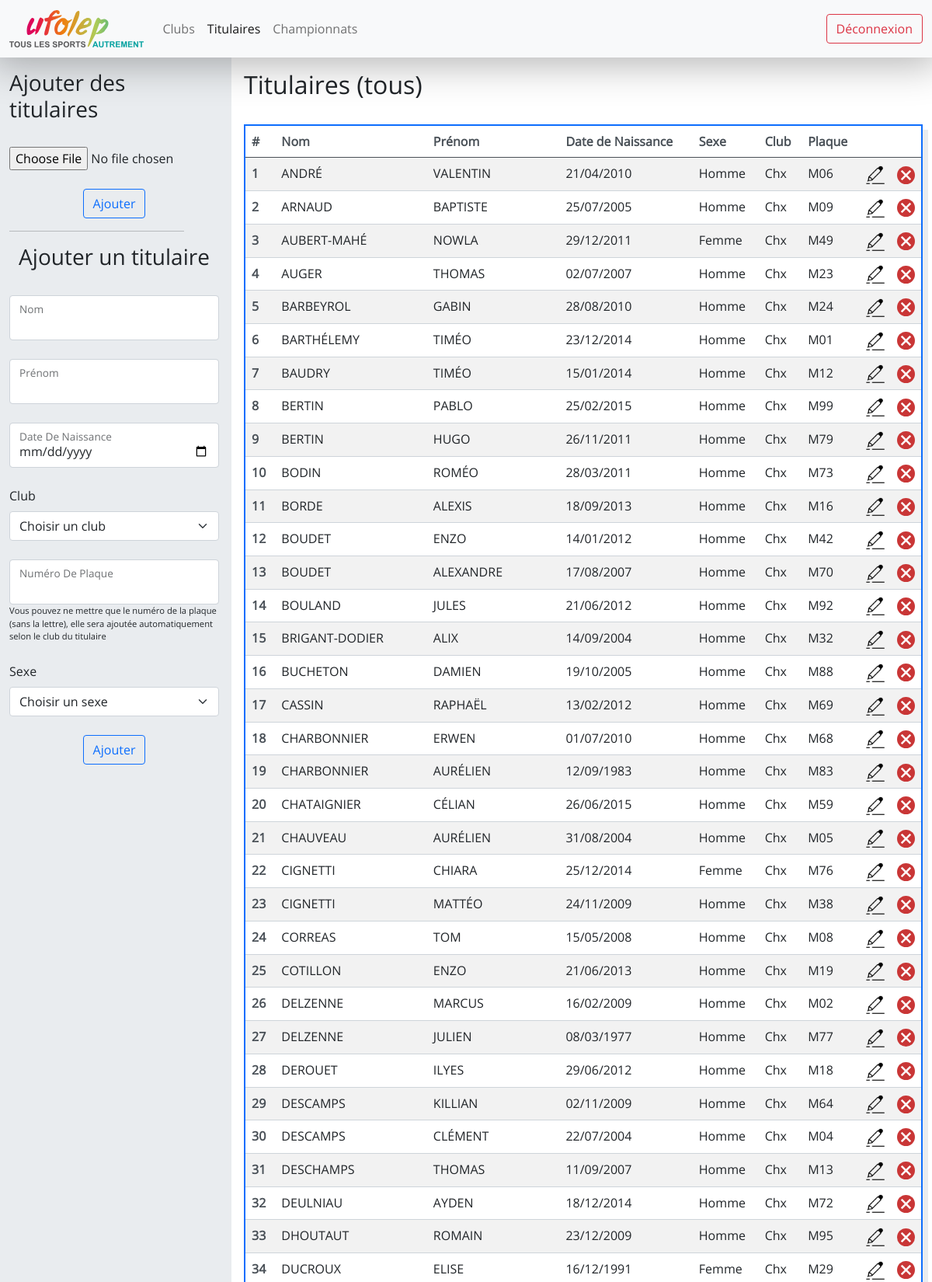
/titulaires/ (signed in, upper part), run on the app's committed database.
### website/models.py (models this page shows)
class Titulaire(db.Model) :
    __tablename__ = "titulaire"
    id = db.Column(db.Integer, primary_key=True)
    nom = db.Column(db.String(100), nullable=False)
    prenom = db.Column(db.String(100), nullable=False)
    date_naissance = db.Column(db.Date, nullable=False)
    numero_plaque = db.Column(db.String(2), nullable=False)
    club_id = db.Column(db.Integer, db.ForeignKey('club.id'), nullable=False)
    sexe_id = db.Column(db.Integer, db.ForeignKey('sexe.id'), nullable=False)
    manches = db.relationship('Participant_manche', cascade="all, delete-orphan",backref='titulaire_manche', lazy=True)
    races = db.relationship('Participant_race',cascade="all, delete-orphan",backref='titulaire_race', lazy=True)

class Sexe(db.Model) :
    __tablename__ = "sexe"
    id = db.Column(db.Integer, primary_key=True)
    denomination = db.Column(db.String(20), unique=True, nullable=False)
    titulaires = db.relationship('Titulaire', backref='sexe', lazy=True)

### website/views.py (the view)
@views.route("/titulaires/")
@login_required
def titulaires() :
    titulaires = get_titulaires_dict(Titulaire.query.all())
    clubs = Club.query.all()
    sexes = Sexe.query.all()
    return render_template("titulaires.html", title="tous", titulaires=titulaires, clubs=clubs, sexes=sexes)

### app.py (called while the page is built)
@app.teardown_appcontext
def shutdown_session(exception=None):
    db.session.remove()

### website/__init__.py (called while the page is built)
def create_app() :
    app = Flask(__name__)
    app.config["SECRET_KEY"] = "ti=his is a test"
    app.config['SQLALCHEMY_DATABASE_URI'] = 'sqlite:///database.db'
    app.config['SQLALCHEMY_TRACK_MODIFICATIONS'] = True
    db.init_app(app)
    login_manager = LoginManager()
    login_manager.login_view = "auth.login"
    login_manager.init_app(app)
    from .models import User
    @login_manager.user_loader
    def load_user(user_id) :
        return User.query.get(int(user_id))
    from .views import views
    from .auth import auth
    app.register_blueprint(views, url_prefix="/")
    app.register_blueprint(auth, url_prefix="/")
    db.create_all(app=app)
    return app

### website/views.py (called while the page is built)
def get_titulaires_dict(titulaires):
    to_return = []
    for titulaire in titulaires :
        club = Club.query.filter_by(id=titulaire.club_id).first()
        sexe = Sexe.query.filter_by(id=titulaire.sexe_id).first()
        to_return.append({
            "id": titulaire.id,
            "nom": titulaire.nom,
            "prenom": titulaire.prenom,
            "date_naissance": titulaire.date_naissance.strftime("%d/%m/%Y"),
            "club": club.ville[0].upper() + club.ville[1:],
            "sexe": sexe.denomination,
            "plaque": str(titulaire.numero_plaque),
        })
    return to_return

### website/templates/titulaires.html (shortened to what this page needs)
{% extends "logged.html" %}
{% block logged_css %}
<link
    href="{{ url_for('static', filename='titulaires.css') }}"
    rel="stylesheet"
>
{% endblock %}
{% block left_col %}
<form class="" method="POST" action="/add_titulaires/" enctype="multipart/form-data">
    <div class="title horizontal-flex mb-4">
        <h3>Ajouter des titulaires</h3>
    </div>
     <div class="form-floating mb-4">
        <input type="file" name="xls" accept=".xls">
     </div>
       <div class="horizontal-flex">
        <button type="submit" class="btn btn-outline-primary">Ajouter</button>
    </div>
    <HR ALIGN=CENTER WIDTH="225">
</form>
<form class="" method="post">
    <div class="title horizontal-flex mb-4">
        <h3>Ajouter un titulaire</h3>
    </div>
    <div class="form-floating mb-4">
        <input type="text" class="form-control {% if name %}is-invalid{% endif %}" id="name" name="name">
        <label for="name">Nom</label>
    </div>
    <div class="form-floating mb-4">
        <input type="text" class="form-control {% if surname %}is-invalid{% endif %}" id="surname" name="surname">
        <label for="surname" class="form-label">Prénom</label>
    </div>
    <div class="form-floating mb-4">
        <input type="date" class="form-control {% if birthDate %}is-invalid{% endif %}" id="birthDate" name="birthDate">
        <label for="birthDate" class="form-label">Date De Naissance</label>
    </div>
    <div class="mb-4">
        <label for="club" class="form-label">Club</label>
        <select id="club" name="clubId" class="form-select {% if clubId %}is-invalid{% endif %}">
            <option value="none" selected>Choisir un club</option>
        </select>
    </div>
    <div class="form-floating mb-4">
        <input type="text" class="form-control {% if plaqueNb %}is-invalid{% endif %}" id="plaqueNb" name="plaqueNb">
        <label for="plaqueNb" class="form-label">Numéro De Plaque</label>
        <p style="font-size: 0.7em;"> Vous pouvez ne mettre que le numéro de la plaque (sans la lettre), elle sera ajoutée automatiquement selon le club du titulaire</p>
    </div>
    <div class="mb-4">
        <label for="sexe" class="form-label">Sexe</label>
        <select id="sexe" name="sexeId" class="form-select {% if sexeId %}is-invalid{% endif %}">
            <option value="none" selected>Choisir un sexe</option>
        </select>
    </div>
    <div class="horizontal-flex">
        <button type="submit" class="btn btn-outline-primary">Ajouter</button>
    </div>
</form>
{% endblock %}
{% block right_col %}
<div class="title mb-4">
    <h2>Titulaires ({{ title }})</h2>
</div>
<table class="table table-striped table-hover">
    <thead>
        <tr>
            <th scope="col">#</th>
            <th scope="col">Nom</th>
            <th scope="col">Prénom</th>
            <th scope="col">Date de Naissance</th>
            <th scope="col">Sexe</th>
            <th scope="col">Club</th>
            <th scope="col">Plaque</th>
            <th scope="col"></th>
            <th scope="col"></th>
        </tr>
    </thead>
    <tbody>
        {% for titulaire in titulaires %}
        <tr>
            <th scope="row">{{ loop.index }}</th>
            <td contenteditable="false">{{ titulaire.nom }}</td>
            <td contenteditable="false">{{ titulaire.prenom }}</td>
            <td> {{titulaire.date_naissance}} </td>
            <td contenteditable="false">{{ titulaire.sexe }}</td>
            <td contenteditable="false">{{ titulaire.club }}</td>
            <td contenteditable="false">{{ titulaire.plaque }}</td>
            <td class="img"><a class="p{{loop.index}}" onclick="showEditForm(event, {{ titulaire }})"><img src="{{ url_for('static', filename='edit.png') }}" alt="Modifier"></a></td>
            <td class="img"><a onclick="delete_titulaire(event, {{ titulaire.id }}, '{{ titulaire.nom }}', '{{ titulaire.prenom }}')"><img src="{{ url_for('static', filename='delete.svg') }}" alt="Supprimer"></a></td>
        </tr>
        {% endfor %}
    </tbody>
</table>
    <br>
{% endblock %}

### website/static/main.css (style rules this page uses)
* { padding: 0; margin: 0; }
html, body { font-family: open-sans; overflow: hidden; }
select { font-family: open-sans; }
.horizontal-flex { display: flex; justify-content: center; }
.table { box-shadow: 7px 7px 0 0 var(--bs-gray-200); border: 2px solid var(--bs-blue) !important; }
.table th { color: var(--bs-gray-700); border-color: var(--bs-gray-400); }
.table td { border-color: var(--bs-gray-400); }

### website/static/titulaires.css (style rules this page uses)
.title { display: flex; }
td.img { width: 2.5rem; cursor: pointer; }
td.img img { height: auto; max-width: 100%; }

### data on the page
Titulaire: nom "ANDRÉ", prenom "VALENTIN", plaque "M06"
Sexe: sexe "Homme" "Homme" "Homme" "Homme" "Homme" "Homme" "Homme" "Homme" "Homme" "Homme" "Homme" "Homme" "Homme" "Homme" "Homme" "Homme" "Homme" "Homme" "Homme" "Homme" "Homme" "Homme" "Homme" "Homme" "Homme" "Homme" "Homme" "Homme" "Homme" "Homme" "Homme"
Titulaire: nom "ARNAUD", prenom "BAPTISTE", plaque "M09"
Titulaire: nom "AUBERT-MAHÉ", prenom "NOWLA", plaque "M49"
Sexe: sexe "Femme" "Femme" "Femme"
Titulaire: nom "AUGER", prenom "THOMAS", plaque "M23"
Titulaire: nom "BARBEYROL", prenom "GABIN", plaque "M24"
Titulaire: nom "BARTHÉLEMY", prenom "TIMÉO", plaque "M01"
Titulaire: nom "BAUDRY", prenom "TIMÉO", plaque "M12"
Titulaire: nom "BERTIN", prenom "PABLO", plaque "M99"
Titulaire: nom "BERTIN", prenom "HUGO", plaque "M79"
Titulaire: nom "BODIN", prenom "ROMÉO", plaque "M73"
Titulaire: nom "BORDE", prenom "ALEXIS", plaque "M16"
Titulaire: nom "BOUDET", prenom "ENZO", plaque "M42"
Titulaire: nom "BOUDET", prenom "ALEXANDRE", plaque "M70"
Titulaire: nom "BOULAND", prenom "JULES", plaque "M92"
Titulaire: nom "BRIGANT-DODIER", prenom "ALIX", plaque "M32"
Titulaire: nom "BUCHETON", prenom "DAMIEN", plaque "M88"
Titulaire: nom "CASSIN", prenom "RAPHAËL", plaque "M69"
Titulaire: nom "CHARBONNIER", prenom "ERWEN", plaque "M68"
Titulaire: nom "CHARBONNIER", prenom "AURÉLIEN", plaque "M83"
Titulaire: nom "CHATAIGNIER", prenom "CÉLIAN", plaque "M59"
Titulaire: nom "CHAUVEAU", prenom "AURÉLIEN", plaque "M05"
Titulaire: nom "CIGNETTI", prenom "CHIARA", plaque "M76"
Titulaire: nom "CIGNETTI", prenom "MATTÉO", plaque "M38"
Titulaire: nom "CORREAS", prenom "TOM", plaque "M08"
Titulaire: nom "COTILLON", prenom "ENZO", plaque "M19"
Titulaire: nom "DELZENNE", prenom "MARCUS", plaque "M02"
Titulaire: nom "DELZENNE", prenom "JULIEN", plaque "M77"
Titulaire: nom "DEROUET", prenom "ILYES", plaque "M18"
Titulaire: nom "DESCAMPS", prenom "KILLIAN", plaque "M64"
Titulaire: nom "DESCAMPS", prenom "CLÉMENT", plaque "M04"
Titulaire: nom "DESCHAMPS", prenom "THOMAS", plaque "M13"
Titulaire: nom "DEULNIAU", prenom "AYDEN", plaque "M72"
Titulaire: nom "DHOUTAUT", prenom "ROMAIN", plaque "M95"
Titulaire: nom "DUCROUX", prenom "ELISE", plaque "M29"

### other printed values
{{ title }} "tous"
{{ titulaire.date_naissance }} "21/04/2010" "25/07/2005" "29/12/2011" "02/07/2007" "28/08/2010" "23/12/2014" "15/01/2014" "25/02/2015" "26/11/2011" "28/03/2011" "18/09/2013" "14/01/2012" "17/08/2007" "21/06/2012" "14/09/2004" "19/10/2005" "13/02/2012" "01/07/2010" "12/09/1983" "26/06/2015" "31/08/2004" "25/12/2014" "24/11/2009" "15/05/2008" "21/06/2013" "16/02/2009" "08/03/1977" "29/06/2012" "02/11/2009" "22/07/2004" "11/09/2007" "18/12/2014" "23/12/2009" "16/12/1991"
{{ titulaire.club }} "Chx" "Chx" "Chx" "Chx" "Chx" "Chx" "Chx" "Chx" "Chx" "Chx" "Chx" "Chx" "Chx" "Chx" "Chx" "Chx" "Chx" "Chx" "Chx" "Chx" "Chx" "Chx" "Chx" "Chx" "Chx" "Chx" "Chx" "Chx" "Chx" "Chx" "Chx" "Chx" "Chx" "Chx"
